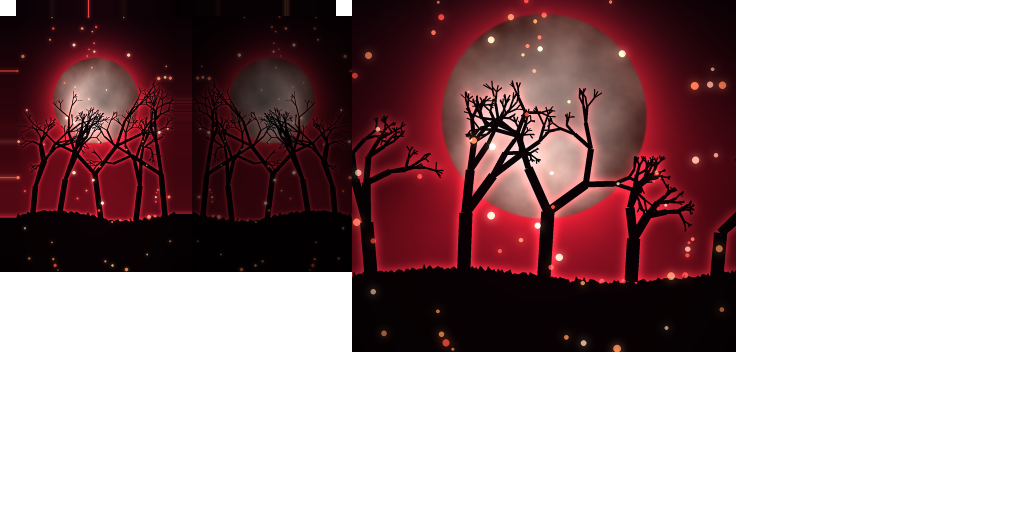
#> input picture branding/capes/blood-moon.png, 2048 x 1024 px, given in place of motion-icon-1024.png, which was not available (shown at 1/2 size)
$ python make_motion_icons.py capes/blood-moon.png
#> lines starting #> are read from the running program, lines starting #| are printed output that depends on the picture; pictures that were not available may be replaced by others from this repository, and a replacement may not be noted
"""Generate the MOTION MOTION mark, wordmark (SVG) and the app icon set (PNG + ICO).

The mark is a forward-leaning dollar sign ($) in electric green with motion streaks trailing
behind it; the app icon puts it on a deep-black rounded tile with a soft green glow. The
wordmark is "MOTION MOTION" in blocky, slanted letters (white, then green), built from squares
so it stays crisp and reads as Minecraft-adjacent without copying any game art. The in-game
icon is a pixel-art version of the mark.

Run:  python3 branding/make_motion_icons.py       (needs Playwright's Chromium for the raster step)
      python3 branding/make_motion_icons.py --svg-only
"""
from __future__ import annotations

import os
import subprocess
import sys

from PIL import Image

ROOT = os.path.dirname(os.path.abspath(__file__))
REPO = os.path.dirname(ROOT)
ICON_DIR = os.path.join(REPO, "apps", "launcher", "src-tauri", "icons")
PUBLIC_DIR = os.path.join(REPO, "apps", "launcher", "public")
WEBSITE_DIR = os.path.join(REPO, "apps", "website", "public")
MOD_DIR = os.path.join(REPO, "apps", "client-mod", "common", "src", "main", "resources", "assets", "bloomclient")

LIME = "#c6ff3d"
GREEN = "#39ff88"
DEEP = "#00c46a"
TILE_TOP, TILE_BOTTOM = "#0d1410", "#030504"
WHITE = "#f4fbf7"
WHITE_SHADE = "#c3d1c9"

# ------------------------------------------------------------------ the mark


def mark_svg(size: int = 512, tile: bool = False) -> str:
    """Square mark; tile=True puts it on the dark rounded app-icon tile."""
    p = [f'<svg xmlns="http://www.w3.org/2000/svg" viewBox="0 0 256 256" width="{size}" height="{size}">',
         '<defs>',
         f'<linearGradient id="m" gradientUnits="userSpaceOnUse" x1="120" y1="30" x2="170" y2="226"><stop offset="0" stop-color="{LIME}"/>'
         f'<stop offset=".5" stop-color="{GREEN}"/><stop offset="1" stop-color="{DEEP}"/></linearGradient>',
         f'<linearGradient id="s" gradientUnits="userSpaceOnUse" x1="96" y1="0" x2="0" y2="0"><stop offset="0" stop-color="{GREEN}"/>'
         f'<stop offset="1" stop-color="{GREEN}" stop-opacity="0"/></linearGradient>',
         '<filter id="glow" x="-40%" y="-40%" width="180%" height="180%"><feGaussianBlur stdDeviation="9" result="b"/>'
         '<feMerge><feMergeNode in="b"/><feMergeNode in="SourceGraphic"/></feMerge></filter>']
    if tile:
        p.append(f'<linearGradient id="t" x1="0" y1="0" x2="0" y2="1"><stop offset="0" stop-color="{TILE_TOP}"/>'
                 f'<stop offset="1" stop-color="{TILE_BOTTOM}"/></linearGradient>'
                 f'<radialGradient id="g" cx=".55" cy=".5" r=".55"><stop offset="0" stop-color="{GREEN}" stop-opacity=".30"/>'
                 f'<stop offset="1" stop-color="{GREEN}" stop-opacity="0"/></radialGradient>')
    p.append('</defs>')
    if tile:
        p.append('<rect width="256" height="256" rx="56" fill="url(#t)"/><rect width="256" height="256" rx="56" fill="url(#g)"/>'
                 '<rect x="1.5" y="1.5" width="253" height="253" rx="54.5" fill="none" stroke="#ffffff" stroke-opacity=".07" stroke-width="3"/>')
        scale, dx = 0.82, 26
    else:
        scale, dx = 1.0, 0
    p.append(f'<g transform="translate({dx + 128 * (1 - scale):.1f} {128 * (1 - scale):.1f}) scale({scale})">')
    # Motion streaks trailing to the left.
    for y, x0, x1, op in ((96, 22, 92, 0.9), (128, 6, 84, 1.0), (160, 30, 92, 0.75)):
        p.append(f'<line x1="{x0}" y1="{y}" x2="{x1}" y2="{y}" stroke="url(#s)" stroke-width="13" stroke-linecap="round" opacity="{op}"/>')
    # The $: an S curve with a bar through it, leaning forward.
    p.append('<g transform="translate(150 128) skewX(-14) translate(-150 -128)" filter="url(#glow)" fill="none" '
             'stroke="url(#m)" stroke-linecap="round" stroke-linejoin="round">')
    p.append('<path d="M196 70 C184 50 124 46 116 76 C108 106 190 106 192 146 C194 186 128 196 104 176" stroke-width="28"/>')
    p.append('<line x1="152" y1="30" x2="152" y2="226" stroke-width="18"/>')
    p.append('</g></g></svg>')
    return "".join(p)


# ------------------------------------------------------------------ the wordmark
LETTERS = {
    "M": ["11...11", "111.111", "1111111", "11.1.11", "11...11", "11...11", "11...11"],
    "O": [".1111.", "11..11", "11..11", "11..11", "11..11", "11..11", ".1111."],
    "T": ["111111", "111111", "..11..", "..11..", "..11..", "..11..", "..11.."],
    "I": ["11", "11", "11", "11", "11", "11", "11"],
    "N": ["11..11", "111.11", "111111", "11.111", "11..11", "11..11", "11..11"],
}
WORDS = ["MOTION", "MOTION"]


def wordmark_svg(height: int = 64) -> str:
    px, gap, space = 10, 1, 4
    widths = [sum(len(LETTERS[c][0]) for c in w) + gap * (len(w) - 1) for w in WORDS]
    cols = sum(widths) + space
    rows = 7
    skew = 0.2
    w = cols * px + rows * px * skew + 4
    h = rows * px
    p = [f'<svg xmlns="http://www.w3.org/2000/svg" viewBox="0 0 {w:.0f} {h}" height="{height}" width="{height * w / h:.0f}">',
         f'<defs><linearGradient id="wg" x1="0" y1="0" x2="0" y2="1"><stop offset="0" stop-color="{LIME}"/>'
         f'<stop offset="1" stop-color="{GREEN}"/></linearGradient></defs>',
         f'<g transform="translate({rows * px * skew + 2:.1f} 0) skewX(-{11.3:.1f})">']
    x0 = 0
    for wi, word in enumerate(WORDS):
        cells: dict[str, list[tuple[int, int]]] = {}
        for ch in word:
            glyph = LETTERS[ch]
            for y, row in enumerate(glyph):
                for x, c in enumerate(row):
                    if c == "1":
                        fill = (WHITE_SHADE if y == 6 else WHITE) if wi == 0 else "url(#wg)"
                        cells.setdefault(fill, []).append((x0 + x * px, y * px))
            x0 += (len(glyph[0]) + gap) * px
        x0 += (space - gap) * px
        for fill, pts in cells.items():
            d = "".join(f"M{x} {y}h{px}v{px}h-{px}z" for x, y in pts)
            p.append(f'<path d="{d}" fill="{fill}"/>')
    p.append("</g></svg>")
    return "".join(p)


# ------------------------------------------------------------------ pixel mark (in-game)
PIX = [
    ".......X.....",
    "....XXXXXXX..",
    "...XXXXXXXXX.",
    "..XXX..X..XX.",
    "..XXX..X.....",
    "...XXXXX.....",
    "....XXXXXXX..",
    ".......XXXXX.",
    ".......X.XXX.",
    "..XX...X.XXX.",
    "..XXXXXXXXX..",
    "...XXXXXXX...",
    ".......X.....",
]
PIX_STREAKS = [(0, 5, 3), (0, 8, 2)]  # (x, y, length) streak cells to the left


def pixel_mark(scale: int) -> Image.Image:
    h, w = len(PIX), len(PIX[0])
    img = Image.new("RGBA", (w * scale, h * scale), (0, 0, 0, 0))

    def put(x, y, rgb):
        for yy in range(scale):
            for xx in range(scale):
                img.putpixel((x * scale + xx, y * scale + yy), rgb)

    for y, row in enumerate(PIX):
        t = y / (h - 1)
        c = tuple(int(a + (b - a) * t) for a, b in zip((198, 255, 61), (0, 196, 106))) + (255,)
        for x, ch in enumerate(row):
            if ch == "X":
                put(x, y, c)
    for x, y, n in PIX_STREAKS:
        for i in range(n):
            put(x + i, y, (57, 255, 136, 110 + 50 * i))
    return img


RASTER_JS = r"""
const { chromium } = require(process.env.PW || "playwright");
const fs = require("fs");
(async () => {
  const [svgPath, out, size] = process.argv.slice(2);
  const b = await chromium.launch();
  const page = await b.newPage({ viewport: { width: +size, height: +size } });
  const svg = fs.readFileSync(svgPath, "utf8");
  await page.setContent(`<html><body style="margin:0;background:transparent">${svg.replace(/width="\d+" height="\d+"/, `width="${size}" height="${size}"`)}</body></html>`);
  await page.screenshot({ path: out, omitBackground: true, clip: { x: 0, y: 0, width: +size, height: +size } });
  await b.close();
})();
"""


def raster(svg_text: str, size: int, out: str):
    tmp_svg = out + ".svg"
    tmp_js = os.path.join(os.path.dirname(out), "_raster.js")
    with open(tmp_svg, "w") as f:
        f.write(svg_text)
    with open(tmp_js, "w") as f:
        f.write(RASTER_JS)
    env = dict(os.environ)
    env.setdefault("PW", "/opt/node-tools/node_modules/playwright")
    subprocess.run(["node", tmp_js, tmp_svg, out, str(size)], check=True, env=env)
    os.remove(tmp_svg)
    os.remove(tmp_js)


def write(path: str, text: str):
    os.makedirs(os.path.dirname(path), exist_ok=True)
    with open(path, "w") as f:
        f.write(text)


def main():
    write(os.path.join(ROOT, "motion-mark.svg"), mark_svg(512))
    write(os.path.join(ROOT, "motion-logo.svg"), mark_svg(512, tile=True))
    write(os.path.join(ROOT, "motion-wordmark.svg"), wordmark_svg(128))
    write(os.path.join(PUBLIC_DIR, "motion-mark.svg"), mark_svg(512))
    write(os.path.join(PUBLIC_DIR, "motion-wordmark.svg"), wordmark_svg(128))
    if os.path.isdir(WEBSITE_DIR):
        write(os.path.join(WEBSITE_DIR, "motion-mark.svg"), mark_svg(512))
        write(os.path.join(WEBSITE_DIR, "img", "motion-mark.svg"), mark_svg(512))
        write(os.path.join(WEBSITE_DIR, "img", "motion-logo.svg"), mark_svg(512, tile=True))
        write(os.path.join(WEBSITE_DIR, "img", "motion-wordmark.svg"), wordmark_svg(128))
    if os.path.isdir(MOD_DIR):
        sprite = Image.new("RGBA", (32, 32), (0, 0, 0, 0))  # drawn at 16x16 in menus and toasts
        pm = pixel_mark(2)
        sprite.alpha_composite(pm, ((32 - pm.width) // 2, (32 - pm.height) // 2))
        sprite.save(os.path.join(MOD_DIR, "textures", "gui", "sprites", "logo.png"))
        icon = Image.new("RGBA", (128, 128), (5, 8, 6, 255))
        pm = pixel_mark(8)
        icon.alpha_composite(pm, ((128 - pm.width) // 2, (128 - pm.height) // 2))
        icon.save(os.path.join(MOD_DIR, "icon.png"))
    if "--svg-only" in sys.argv:
        return
    big = os.path.join(ROOT, "motion-icon-1024.png")
    raster(mark_svg(1024, tile=True), 1024, big)
    src = Image.open(big).convert("RGBA")
#> src is the input picture: PIL image 2048x1024 RGBA; mean R, G, B, A 31.4, 10.7, 12.6, 112.1
    sizes = {"32x32.png": 32, "64x64.png": 64, "128x128.png": 128, "128x128@2x.png": 256, "icon.png": 512,
             "Square30x30Logo.png": 30, "Square44x44Logo.png": 44, "Square71x71Logo.png": 71, "Square89x89Logo.png": 89,
             "Square107x107Logo.png": 107, "Square142x142Logo.png": 142, "Square150x150Logo.png": 150,
             "Square284x284Logo.png": 284, "Square310x310Logo.png": 310, "StoreLogo.png": 50}
    for name, s in sizes.items():
        src.resize((s, s), Image.LANCZOS).save(os.path.join(ICON_DIR, name))
#> this loop made 15 passes
#> pass 1, in main, `src.resize((s, s), Image.LANCZOS).save(os.path.join(ICON_DIR, name))`:
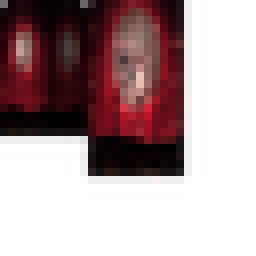
#> saved as 32x32.png: PIL image 32x32 RGBA (shown 8 times larger); mean R, G, B, A 32.4, 10.9, 12.9, 112; transparent parts drawn white
#> pass 2, in main, `src.resize((s, s), Image.LANCZOS).save(os.path.join(ICON_DIR, name))`:
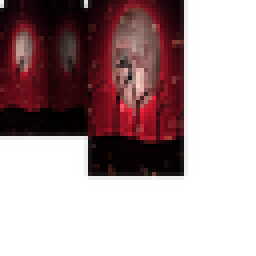
#> saved as 64x64.png: PIL image 64x64 RGBA (shown 4 times larger); mean R, G, B, A 32, 10.8, 12.8, 112.1; transparent parts drawn white
    src.save(os.path.join(ICON_DIR, "icon.ico"), sizes=[(16, 16), (24, 24), (32, 32), (48, 48), (64, 64), (128, 128), (256, 256)])
    src.resize((64, 64), Image.LANCZOS).save(os.path.join(PUBLIC_DIR, "favicon.png"))
    if os.path.isdir(WEBSITE_DIR):
        src.resize((64, 64), Image.LANCZOS).save(os.path.join(WEBSITE_DIR, "favicon.png"))
        src.resize((512, 512), Image.LANCZOS).save(os.path.join(WEBSITE_DIR, "img", "motion-icon-512.png"))
    print("icons written")


if __name__ == "__main__":
    main()

$ run again, on branding/capes/crimson-sigil-animated.png
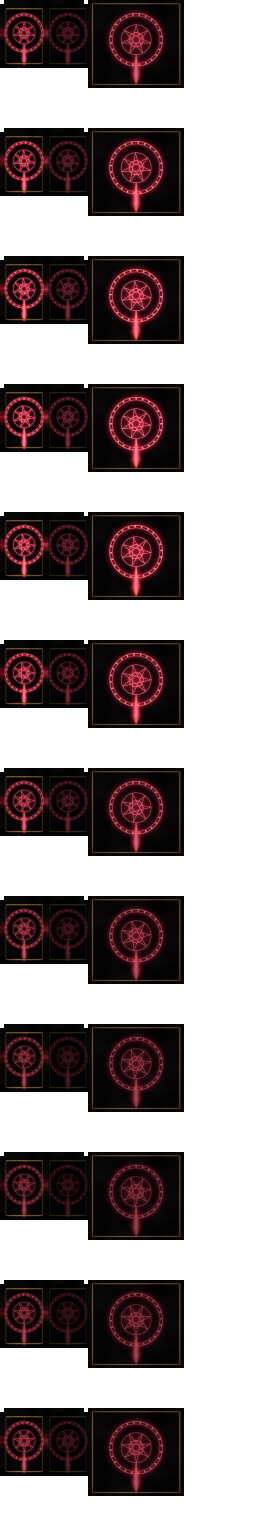
#> input picture branding/capes/crimson-sigil-animated.png, 512 x 3072 px, given in place of motion-icon-1024.png, which was not available (shown at 1/2 size)
#> in main, src is the input picture: PIL image 512x3072 RGBA; mean R, G, B, A 16.1, 6.3, 7.1, 112.1
#> the loop in main, `for name, s in sizes.items():` made 15 passes
#> pass 1, in main, `src.resize((s, s), Image.LANCZOS).save(os.path.join(ICON_DIR, name))`:
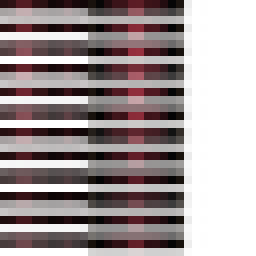
#> saved as 32x32.png: PIL image 32x32 RGBA (shown 8 times larger); mean R, G, B, A 22.1, 9.1, 9.7, 108.6; transparent parts drawn white
#> pass 2, in main, `src.resize((s, s), Image.LANCZOS).save(os.path.join(ICON_DIR, name))`:
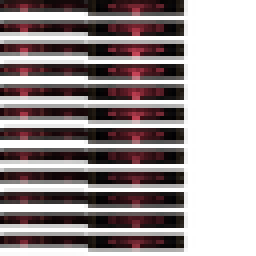
#> saved as 64x64.png: PIL image 64x64 RGBA (shown 4 times larger); mean R, G, B, A 22.1, 12.3, 9.6, 111.5; transparent parts drawn white
